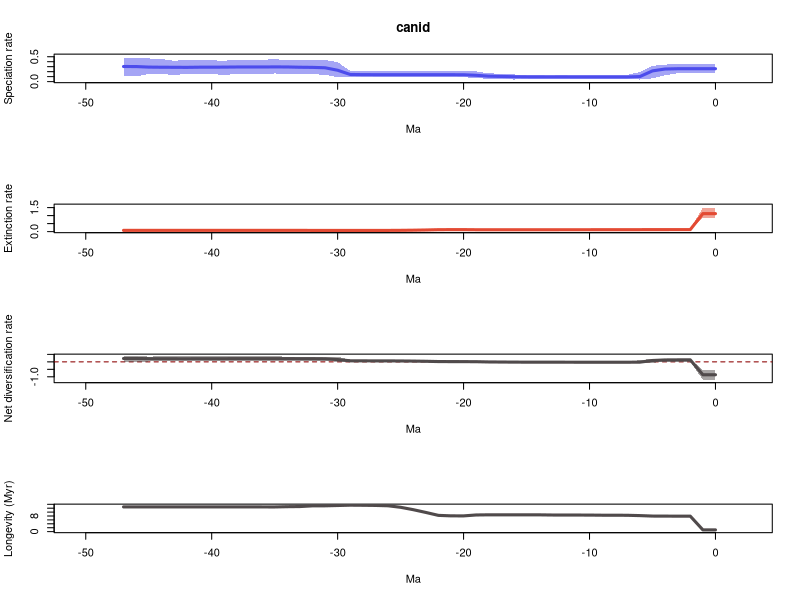

Write R code to recreate this figure.
# 1 files combined:
# 	/home/eeb177-student/Desktop/eeb-177/lab-work/exercise-9/pyrate_mcmc_logs/canid_occ_1_marginal_rates.log

# 95% HPDs calculated using code from Biopy (https://www.cs.auckland.ac.nz/~yhel002/biopy/)

pdf(file='/home/eeb177-student/Desktop/eeb-177/lab-work/exercise-9/pyrate_mcmc_logs/canid_occ_1_marginal_rates_RTT.pdf',width=0.6*9, height=16.8)
par(mfrow=c(4,1))
library(scales)
L_hpd_m95=c(0.167016479906, 0.167016479906,0.167016479906,0.167016479906,0.129641987603,0.0660893762906,0.0418312488974,0.0516312644025,0.0516312644025,0.0516312644025,0.0516312644025,0.0516312644025,0.0516312644025,0.0516312644025,0.0516312644025,0.0512025298861,0.0418312488974,0.0512025298861,0.0539602035271,0.0718206644899,0.0899126832298,0.0890240356905,0.0890240356905,0.0899126832298,0.0899126832298,0.0899126832298,0.0899126832298,0.0899126832298,0.0904760903284,0.0847215259721,0.0899126832298,0.135647108228,0.151956500454,0.153165146012,0.151956500454,0.164105705368,0.153165146012,0.151956500454,0.151956500454,0.134838654618,0.151956500454,0.151956500454,0.151956500454,0.135647108228,0.151956500454,0.151956500454,0.10553581097,0.10553581097)
L_hpd_M95=c(0.354922413142, 0.354922413142,0.354922413142,0.354922413142,0.34201187211,0.31707883131,0.193874412702,0.137517918075,0.136437207073,0.136437207073,0.136760438452,0.136760438452,0.136760438452,0.136760438452,0.136760438452,0.136760438452,0.143514982214,0.15665016453,0.167358302105,0.205057776198,0.205057776198,0.203328241803,0.203328241803,0.203328241803,0.203328241803,0.203328241803,0.203328241803,0.203328241803,0.205057776198,0.21548596731,0.391445219788,0.435257844071,0.435257844071,0.435257844071,0.435257844071,0.448789906024,0.440708220119,0.440708220119,0.440708220119,0.419650666639,0.42748160132,0.42748160132,0.435071354594,0.419650666639,0.455175372966,0.465652084255,0.476047046809,0.482826267186)
M_hpd_m95=c(0.879744061131, 0.879744061131,0.0933724141766,0.0933724141766,0.0945631256074,0.0933724141766,0.0945631256074,0.0908977184001,0.0908977184001,0.0908977184001,0.0908977184001,0.0908977184001,0.0908977184001,0.0908977184001,0.0847906446143,0.0847906446143,0.0847906446143,0.0847906446143,0.0847906446143,0.0858738278462,0.0775213469028,0.0775213469028,0.051416320746,0.0450131660293,0.0391670356984,0.038770949532,0.0370515952241,0.0372234797258,0.0372234797258,0.0330036115906,0.0372234797258,0.0342426774865,0.0342426774865,0.0391670356984,0.0370515952241,0.0370515952241,0.0370515952241,0.0370515952241,0.0370515952241,0.0370515952241,0.0370515952241,0.0370515952241,0.0370515952241,0.0370515952241,0.0370515952241,0.0370515952241,0.0370515952241,0.0370515952241)
M_hpd_M95=c(1.5009083052, 1.5009083052,0.175302316921,0.175302316921,0.175302316921,0.166798482988,0.154171337088,0.148462603695,0.148462603695,0.148462603695,0.145118481955,0.146140786633,0.146140786633,0.147086879111,0.142138136686,0.142138136686,0.142138136686,0.142138136686,0.142138136686,0.147086879111,0.194520015848,0.194520015848,0.18082784384,0.142138136686,0.135493247098,0.126977380519,0.117480148046,0.116109149727,0.116109149727,0.111270543191,0.117185631098,0.117185631098,0.117185631098,0.122119688846,0.127028105422,0.132396945647,0.132396945647,0.132396945647,0.132396945647,0.132396945647,0.132396945647,0.132396945647,0.132396945647,0.132396945647,0.132396945647,0.132396945647,0.132396945647,0.132396945647)
R_hpd_m95=c(-1.2031950972, -1.2031950972,0.0149484381828,0.0149484381828,-0.00417636619813,-0.058684822874,-0.0906664878387,-0.0785897425816,-0.0748564806904,-0.0755363926703,-0.0762892823643,-0.0762892823643,-0.0762892823643,-0.0785897425816,-0.0762892823643,-0.0755363926703,-0.0696340186182,-0.0694060929102,-0.0694060929102,-0.0555884830499,-0.0524506030982,-0.0524506030982,-0.0524506030982,-0.0287695931113,-0.0172173514254,-0.0154937966965,-0.0154937966965,-0.0154937966965,-0.0154937966965,-0.0154937966965,0.00721504790087,0.0595148668669,0.0726944202896,0.0726944202896,0.0663466607973,0.0764174629659,0.0726944202896,0.0605885827534,0.0605885827534,0.0663466607973,0.0726944202896,0.0726944202896,0.0605885827534,0.0605885827534,0.0519331567653,0.0243840964693,-0.00571631509248,-0.00571631509248)
R_hpd_M95=c(-0.568633587598, -0.568633587598,0.20802975408,0.20802975408,0.215952454047,0.20802975408,0.108654147919,0.022471273288,0.022471273288,0.022471273288,0.022471273288,0.022471273288,0.022471273288,0.022471273288,0.0310061788626,0.0310061788626,0.0410190121022,0.0410190121022,0.0502084404752,0.0892293209815,0.0875514342203,0.0951054161981,0.108534123161,0.142598246864,0.149715771569,0.135380020883,0.135380020883,0.135380020883,0.13830394588,0.155425505282,0.333957248136,0.351901031803,0.345670691198,0.35090588955,0.351901031803,0.365651958988,0.36999514473,0.36999514473,0.36999514473,0.36999514473,0.36999514473,0.36999514473,0.36999514473,0.36999514473,0.36999514473,0.350859632765,0.405698808271,0.405698808271)
L_mean=c(0.259219864455, 0.259219864455,0.259219864455,0.259219864455,0.253313788333,0.215576141333,0.101792267736,0.093962781805,0.0935487957083,0.0936187837623,0.0934346907012,0.0936230273943,0.0944420541907,0.094164623432,0.0943540889463,0.0955439162198,0.0983602150885,0.104221657469,0.109558728316,0.12713377022,0.137851381206,0.138726835125,0.139266590062,0.139411157123,0.139411157123,0.139422950857,0.139422950857,0.139422950857,0.140293136562,0.143818607384,0.228285969102,0.278315323616,0.286192963243,0.288814392364,0.294480582732,0.295740635293,0.293835502035,0.293908048158,0.293808922509,0.291478818082,0.289734227782,0.289734227782,0.286464316754,0.287935053456,0.289035886165,0.291729230292,0.302698341511,0.303368318113)
M_mean=c(1.12336268475, 1.12336268475,0.126186047812,0.126186047812,0.125940826641,0.125494950415,0.121884186431,0.119530664844,0.118990532071,0.118921541267,0.118057932661,0.117788948324,0.117788948324,0.117428266155,0.11630785644,0.11630785644,0.11630785644,0.11630785644,0.116168556356,0.117210945547,0.12408363185,0.123739700858,0.120125311038,0.101741485101,0.0889258198909,0.0802267618734,0.0755065799746,0.0745147264177,0.0741154969454,0.0738205427507,0.0747351144204,0.0756253583155,0.0757520109089,0.0778656464473,0.0782711643899,0.0791032008088,0.0790607329913,0.0789970240105,0.0789419401462,0.0789419401462,0.0789419401462,0.0789419401462,0.0789419401462,0.0789419401462,0.0789419401462,0.0789419401462,0.0789419401462,0.0789419401462)
R_mean=c(-0.864142820297, -0.864142820297,0.133033816643,0.133033816643,0.127372961692,0.0900811909182,-0.0200919186951,-0.0255678830388,-0.0254417363626,-0.0253027575044,-0.0246232419598,-0.0241659209295,-0.0233468941331,-0.023263642723,-0.0219537674937,-0.0207639402202,-0.0179476413515,-0.0120861989709,-0.00660982803979,0.0099228246737,0.0137677493554,0.0149871342665,0.0191412790238,0.0376696720216,0.0504853372318,0.0591961889834,0.0639163708822,0.0649082244391,0.0661776396162,0.0699980646329,0.153550854682,0.2026899653,0.210440952334,0.210948745916,0.216209418342,0.216637434484,0.214774769044,0.214911024147,0.214866982363,0.212536877936,0.210792287636,0.210792287636,0.207522376608,0.208993113309,0.210093946019,0.212787290146,0.223756401365,0.224426377967)
trans=0.5
age=(0:(48-1))* -1
plot(age,age,type = 'n', ylim = c(0, 0.531108893904), xlim = c(-50.4,2.4), ylab = 'Speciation rate', xlab = 'Ma',main='canid' )
polygon(c(age, rev(age)), c(L_hpd_M95, rev(L_hpd_m95)), col = alpha("#4c4cec",trans), border = NA)
lines(rev(age), rev(L_mean), col = "#4c4cec", lwd=3)
plot(age,age,type = 'n', ylim = c(0, 1.65099913572), xlim = c(-50.4,2.4), ylab = 'Extinction rate', xlab = 'Ma' )
polygon(c(age, rev(age)), c(M_hpd_M95, rev(M_hpd_m95)), col = alpha("#e34a33",trans), border = NA)
lines(rev(age), rev(M_mean), col = "#e34a33", lwd=3)
plot(age,age,type = 'n', ylim = c(-1.32351460692, 0.446268689098), xlim = c(-50.4,2.4), ylab = 'Net diversification rate', xlab = 'Ma' )
abline(h=0,lty=2,col="darkred")
polygon(c(age, rev(age)), c(R_hpd_M95, rev(R_hpd_m95)), col = alpha("#504A4B",trans), border = NA)
lines(rev(age), rev(R_mean), col = "#504A4B", lwd=3)
plot(age,age,type = 'n', ylim = c(0, max(1/M_mean)), xlim = c(-50.4,2.4), ylab = 'Longevity (Myr)', xlab = 'Ma' )
lines(rev(age), rev(1/M_mean), col = "#504A4B", lwd=3)
n <- dev.off()